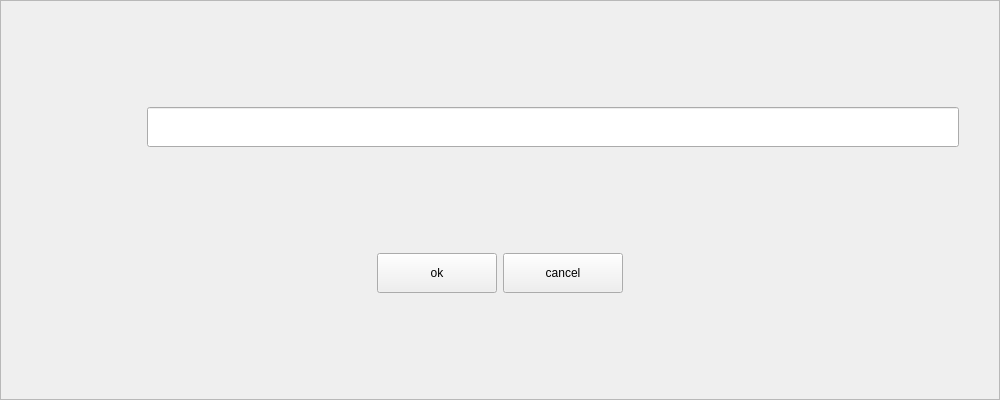
<?xml version="1.0" encoding="UTF-8"?>
<ui version="4.0">
 <class>tableViewEditItemForm</class>
 <widget class="QWidget" name="tableViewEditItemForm">
  <property name="geometry">
   <rect>
    <x>0</x>
    <y>0</y>
    <width>1000</width>
    <height>400</height>
   </rect>
  </property>
  <property name="sizePolicy">
   <sizepolicy hsizetype="Fixed" vsizetype="Fixed">
    <horstretch>0</horstretch>
    <verstretch>0</verstretch>
   </sizepolicy>
  </property>
  <property name="minimumSize">
   <size>
    <width>1000</width>
    <height>400</height>
   </size>
  </property>
  <property name="maximumSize">
   <size>
    <width>1000</width>
    <height>400</height>
   </size>
  </property>
  <property name="windowTitle">
   <string>tableViewEditItemForm</string>
  </property>
  <property name="styleSheet">
   <string notr="true"/>
  </property>
  <layout class="QGridLayout" name="gridLayout_2">
   <property name="leftMargin">
    <number>0</number>
   </property>
   <property name="topMargin">
    <number>0</number>
   </property>
   <property name="rightMargin">
    <number>0</number>
   </property>
   <property name="bottomMargin">
    <number>0</number>
   </property>
   <property name="spacing">
    <number>0</number>
   </property>
   <item row="0" column="0">
    <widget class="QFrame" name="frame">
     <property name="frameShape">
      <enum>QFrame::StyledPanel</enum>
     </property>
     <property name="frameShadow">
      <enum>QFrame::Raised</enum>
     </property>
     <layout class="QGridLayout" name="gridLayout">
      <property name="leftMargin">
       <number>0</number>
      </property>
      <property name="topMargin">
       <number>0</number>
      </property>
      <property name="rightMargin">
       <number>0</number>
      </property>
      <property name="bottomMargin">
       <number>0</number>
      </property>
      <property name="spacing">
       <number>0</number>
      </property>
      <item row="0" column="0">
       <layout class="QHBoxLayout" name="horizontalLayout">
        <item>
         <spacer name="horizontalSpacer">
          <property name="orientation">
           <enum>Qt::Horizontal</enum>
          </property>
          <property name="sizeType">
           <enum>QSizePolicy::Fixed</enum>
          </property>
          <property name="sizeHint" stdset="0">
           <size>
            <width>40</width>
            <height>20</height>
           </size>
          </property>
         </spacer>
        </item>
        <item>
         <widget class="QLabel" name="label_title">
          <property name="minimumSize">
           <size>
            <width>100</width>
            <height>0</height>
           </size>
          </property>
          <property name="styleSheet">
           <string notr="true">color: rgb(255, 255, 255);</string>
          </property>
          <property name="text">
           <string/>
          </property>
          <property name="alignment">
           <set>Qt::AlignCenter</set>
          </property>
         </widget>
        </item>
        <item>
         <widget class="QLineEdit" name="lineEdit_item">
          <property name="minimumSize">
           <size>
            <width>200</width>
            <height>40</height>
           </size>
          </property>
         </widget>
        </item>
        <item>
         <spacer name="horizontalSpacer_2">
          <property name="orientation">
           <enum>Qt::Horizontal</enum>
          </property>
          <property name="sizeType">
           <enum>QSizePolicy::Fixed</enum>
          </property>
          <property name="sizeHint" stdset="0">
           <size>
            <width>40</width>
            <height>20</height>
           </size>
          </property>
         </spacer>
        </item>
       </layout>
      </item>
      <item row="1" column="0">
       <layout class="QHBoxLayout" name="horizontalLayout_2">
        <item>
         <spacer name="horizontalSpacer_3">
          <property name="orientation">
           <enum>Qt::Horizontal</enum>
          </property>
          <property name="sizeHint" stdset="0">
           <size>
            <width>40</width>
            <height>20</height>
           </size>
          </property>
         </spacer>
        </item>
        <item>
         <widget class="QToolButton" name="toolButton_ok">
          <property name="minimumSize">
           <size>
            <width>120</width>
            <height>0</height>
           </size>
          </property>
          <property name="maximumSize">
           <size>
            <width>120</width>
            <height>40</height>
           </size>
          </property>
          <property name="text">
           <string>ok</string>
          </property>
          <property name="shortcut">
           <string>Return</string>
          </property>
         </widget>
        </item>
        <item>
         <widget class="QToolButton" name="toolButton_cancel">
          <property name="minimumSize">
           <size>
            <width>120</width>
            <height>40</height>
           </size>
          </property>
          <property name="maximumSize">
           <size>
            <width>120</width>
            <height>40</height>
           </size>
          </property>
          <property name="text">
           <string>cancel</string>
          </property>
         </widget>
        </item>
        <item>
         <spacer name="horizontalSpacer_4">
          <property name="orientation">
           <enum>Qt::Horizontal</enum>
          </property>
          <property name="sizeHint" stdset="0">
           <size>
            <width>40</width>
            <height>20</height>
           </size>
          </property>
         </spacer>
        </item>
       </layout>
      </item>
     </layout>
    </widget>
   </item>
  </layout>
 </widget>
 <layoutdefault spacing="6" margin="11"/>
 <resources/>
 <connections/>
</ui>
